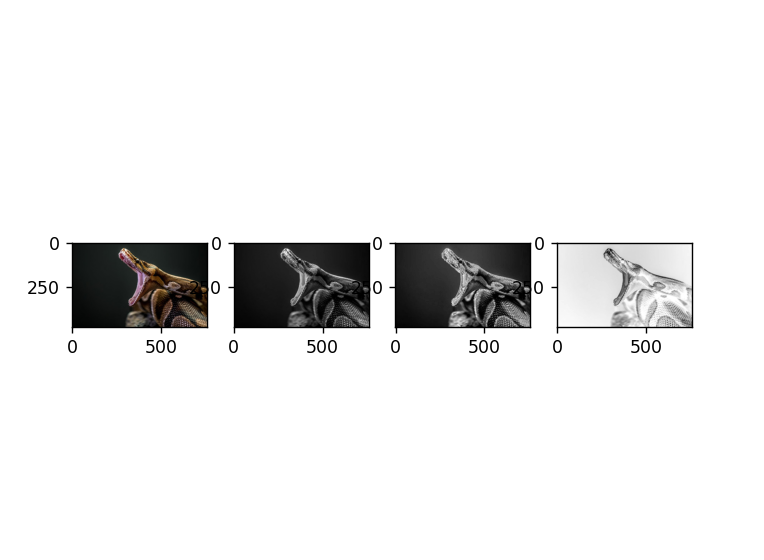

The Python source for this figure:
import os
import numpy as np
import matplotlib.pyplot as plt


def get_jpeg():
    print(os.getcwd())
    print(os.listdir())

    path = os.getcwd()

    jpg_image = [ f for f in os.listdir(path) if f.endswith('.jpg')]
    
    return jpg_image

def my_f_1(a,b):
    if(a<=255-b):
        return a+b
    else:
        return a

def my_f_2(a):
    return int(255-a)

def get_value_from_triple(temp_1):
    return int(temp_1[0]/3+temp_1[1]/3+temp_1[2]/3)

def convert_rgb_to_gray(image):

    m, n, k = image.shape

    new_image = np.zeros((m,n), dtype='uint8')

    for i in range(m):
        for j in range(n):
            temp_1 = image[i,j,:]
            s=get_value_from_triple(temp_1)
            new_image[i,j]=s
    
    return new_image

img_0 = plt.imread(get_jpeg()[0])

img_1 = convert_rgb_to_gray(img_0)

m, n = img_1.shape

img_3 = np.zeros((m,n), dtype='uint8')

for i in range(m):
    for j in range(n):
        intensity = img_1[i,j]
        increment = 100
        img_3[i,j] = my_f_1(intensity, increment)

img_4 = np.zeros((m,n), dtype='uint8')

for i in range(m):
    for j in range(n):
        intensity = img_1[i,j]
        img_4[i,j] = my_f_2(intensity)


plt.subplot(1,4,1)
plt.imshow(img_0)
plt.subplot(1,4,2)
plt.imshow(img_1, cmap = "gray")
plt.subplot(1,4,3)
plt.imshow(img_3, cmap = "gray")

plt.subplot(1,4,4)
plt.imshow(img_4, cmap = "gray")

plt.show()

#print(img_0.ndim, img_0.shape)
# print(img_1.ndim, img_1.shape)
